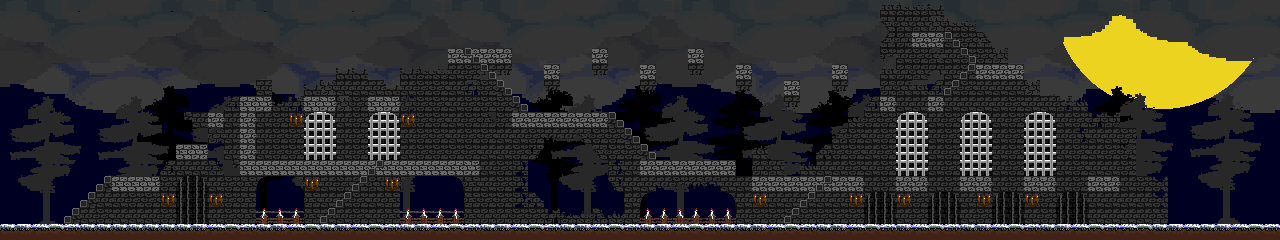

A level layout from a 2D game, rendered from its tile map. Below: a short description, then the map file with tile-grid data replaced by summaries:
An orthogonal 80x15 tile map with 16x16 px tiles, 9 tile layers (background, ground, castle bg, firstlayer, ...), 2 tilesets and 45 objects (28x ground, 6x baddie_l, 4x stairs_r, 3x stairs_l, 3x baddie_r, ...).

<map version="1.2" tiledversion="1.2.1" orientation="orthogonal" renderorder="right-down" width="80" height="15" tilewidth="16" tileheight="16" infinite="0" nextlayerid="33" nextobjectid="85">
 <tileset firstgid="1" source="tile_sheet.tsx" />
 <tileset firstgid="226" source="../background.tsx" />
 <layer id="11" name="background" width="80" height="15">
  <data>[1200 cells, 1200 non-empty, 1200 distinct tile ids]</data>
 </layer>
 <layer id="23" name="ground" width="80" height="15">
  <data>[1200 cells, 120 non-empty, 8 distinct tile ids]</data>
 </layer>
 <layer id="22" name="castle bg" width="80" height="15">
  <data>[1200 cells, 69 non-empty, 4 distinct tile ids]</data>
 </layer>
 <layer id="18" name="firstlayer" width="80" height="15">
  <data>[1200 cells, 75 non-empty, 5 distinct tile ids]</data>
 </layer>
 <layer id="21" name="fence" width="80" height="15">
  <data>[1200 cells, 29 non-empty, 6 distinct tile ids]</data>
 </layer>
 <layer id="20" name="darkbrick" width="80" height="15">
  <data>[1200 cells, 439 non-empty, 16 distinct tile ids]</data>
 </layer>
 <layer id="6" name="lightbrick" width="80" height="15">
  <data>[1200 cells, 79 non-empty, 7 distinct tile ids]</data>
 </layer>
 <layer id="17" name="overbrick" width="80" height="15">
  <data>[1200 cells, 38 non-empty, 7 distinct tile ids]</data>
 </layer>
 <layer id="12" name="stairs" width="80" height="15">
  <data>[1200 cells, 21 non-empty, 1 distinct tile ids]</data>
 </layer>
 <objectgroup id="3" name="ground">
  <object id="1" name="ground" x="0" y="224" width="1280" height="16" />
  <object id="8" name="ground" x="896" y="176" width="32" height="16" />
  <object id="9" name="ground" x="960" y="176" width="32" height="16" />
  <object id="10" name="ground" x="1024" y="176" width="32" height="16" />
  <object id="11" name="ground" x="1088" y="176" width="32" height="16" />
  <object id="18" name="ground" x="512" y="112" width="96" height="16" />
  <object id="19" name="ground" x="640" y="160" width="96" height="16" />
  <object id="26" name="ground" x="448" y="48" width="64" height="16" />
  <object id="27" name="ground" x="368" y="96" width="32" height="16" />
  <object id="28" name="ground" x="304" y="96" width="32" height="16" />
  <object id="29" name="ground" x="544" y="64" width="16" height="16" />
  <object id="30" name="ground" x="592" y="48" width="16" height="16" />
  <object id="31" name="ground" x="640" y="64" width="16" height="16" />
  <object id="32" name="ground" x="688" y="48" width="16" height="16" />
  <object id="33" name="ground" x="736" y="64" width="16" height="16" />
  <object id="34" name="ground" x="784" y="80" width="16" height="16" />
  <object id="35" name="ground" x="832" y="64" width="16" height="16" />
  <object id="36" name="ground" x="880" y="96" width="16" height="16" />
  <object id="37" name="ground" x="928" y="96" width="16" height="16" />
  <object id="38" name="ground" x="976" y="64" width="48" height="16" />
  <object id="39" name="ground" x="912" y="32" width="32" height="16" />
  <object id="40" name="ground" x="112" y="176" width="48" height="16" />
  <object id="41" name="ground" x="176" y="144" width="32" height="16" />
  <object id="42" name="ground" x="240" y="96" width="32" height="16" />
  <object id="45" name="ground" x="240" y="160" width="240" height="16" />
  <object id="46" name="ground" x="240" y="112" width="16" height="48" />
  <object id="48" name="ground" x="752" y="176" width="112" height="16" />
  <object id="58" name="ground" x="208" y="112" width="16" height="16" />
 </objectgroup>
 <objectgroup id="7" name="stairs_l">
  <object id="25" name="stairs_l" x="944" y="32" width="32" height="32" />
  <object id="52" name="stairs_l" x="608" y="112" width="48" height="48" />
  <object id="53" name="stairs_l" x="464" y="48" width="64" height="64" />
 </objectgroup>
 <objectgroup id="14" name="stairs_r">
  <object id="57" name="stairs_r" x="944" y="64" width="32" height="32" />
  <object id="79" name="stairs_r" x="64" y="176" width="48" height="48" />
  <object id="80" name="stairs_r" x="320" y="160" width="64" height="64" />
  <object id="81" name="stairs_r" x="784" y="176" width="48" height="48" />
 </objectgroup>
 <objectgroup id="9" name="player">
  <object id="13" name="player" x="12" y="112" width="16" height="32" />
 </objectgroup>
 <objectgroup id="10" name="baddies">
  <object id="14" name="baddie_l" x="448" y="192" width="16" height="32" />
  <object id="15" name="baddie_l" x="1008" y="192" width="16" height="32" />
  <object id="16" name="baddie_r" x="272" y="128" width="16" height="32" />
  <object id="17" name="baddie_l" x="1184" y="192" width="16" height="32" />
  <object id="22" name="baddie_r" x="448" y="16" width="16" height="32" />
  <object id="23" name="baddie_l" x="1088" y="144" width="16" height="32" />
  <object id="49" name="baddie_l" x="432" y="128" width="16" height="32" />
  <object id="83" name="baddie_r" x="140" y="144" width="16" height="32" />
  <object id="84" name="baddie_l" x="184" y="192" width="16" height="32" />
 </objectgroup>
 <objectgroup id="19" name="item" />
</map>